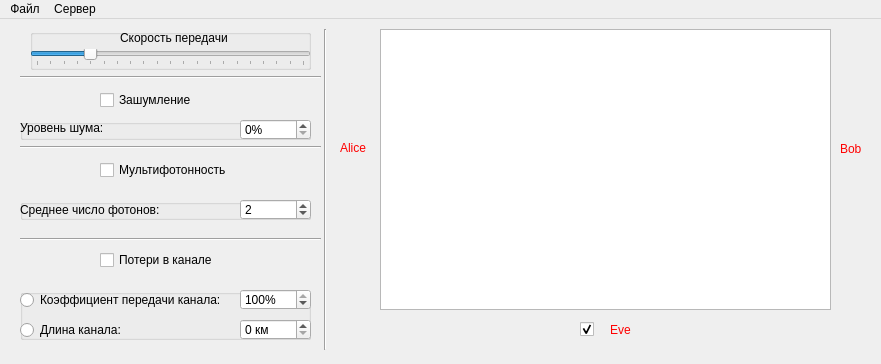
<?xml version="1.0" encoding="UTF-8"?>
<ui version="4.0">
 <class>Server</class>
 <widget class="QMainWindow" name="Server">
  <property name="geometry">
   <rect>
    <x>0</x>
    <y>0</y>
    <width>881</width>
    <height>364</height>
   </rect>
  </property>
  <property name="windowTitle">
   <string>Server</string>
  </property>
  <widget class="QWidget" name="centralWidget">
   <widget class="QLabel" name="bobLabel">
    <property name="geometry">
     <rect>
      <x>840</x>
      <y>120</y>
      <width>31</width>
      <height>20</height>
     </rect>
    </property>
    <property name="styleSheet">
     <string notr="true">color: rgb(255, 0, 0);</string>
    </property>
    <property name="text">
     <string>Bob</string>
    </property>
   </widget>
   <widget class="QLabel" name="eveLabel">
    <property name="geometry">
     <rect>
      <x>610</x>
      <y>301</y>
      <width>21</width>
      <height>20</height>
     </rect>
    </property>
    <property name="styleSheet">
     <string notr="true">color: rgb(255, 0, 0);</string>
    </property>
    <property name="text">
     <string>Eve</string>
    </property>
   </widget>
   <widget class="QGraphicsView" name="graphicsView">
    <property name="geometry">
     <rect>
      <x>380</x>
      <y>10</y>
      <width>451</width>
      <height>281</height>
     </rect>
    </property>
   </widget>
   <widget class="QCheckBox" name="eveSpy">
    <property name="geometry">
     <rect>
      <x>580</x>
      <y>300</y>
      <width>21</width>
      <height>21</height>
     </rect>
    </property>
    <property name="toolTip">
     <string>Прослушивать канал</string>
    </property>
    <property name="text">
     <string/>
    </property>
    <property name="checked">
     <bool>true</bool>
    </property>
   </widget>
   <widget class="QGroupBox" name="noiseGroup">
    <property name="geometry">
     <rect>
      <x>20</x>
      <y>100</y>
      <width>291</width>
      <height>21</height>
     </rect>
    </property>
    <property name="title">
     <string/>
    </property>
    <widget class="QSpinBox" name="noiseLevel">
     <property name="geometry">
      <rect>
       <x>220</x>
       <y>0</y>
       <width>71</width>
       <height>21</height>
      </rect>
     </property>
     <property name="suffix">
      <string>%</string>
     </property>
     <property name="prefix">
      <string/>
     </property>
     <property name="minimum">
      <number>0</number>
     </property>
     <property name="maximum">
      <number>100</number>
     </property>
     <property name="singleStep">
      <number>5</number>
     </property>
     <property name="value">
      <number>0</number>
     </property>
    </widget>
    <widget class="QLabel" name="label_3">
     <property name="geometry">
      <rect>
       <x>0</x>
       <y>0</y>
       <width>91</width>
       <height>17</height>
      </rect>
     </property>
     <property name="text">
      <string>Уровень шума:</string>
     </property>
    </widget>
   </widget>
   <widget class="QLabel" name="aliceLabel">
    <property name="geometry">
     <rect>
      <x>340</x>
      <y>120</y>
      <width>31</width>
      <height>17</height>
     </rect>
    </property>
    <property name="styleSheet">
     <string notr="true">color: rgb(255, 0, 0);</string>
    </property>
    <property name="text">
     <string>Alice</string>
    </property>
   </widget>
   <widget class="Line" name="line">
    <property name="geometry">
     <rect>
      <x>310</x>
      <y>10</y>
      <width>31</width>
      <height>321</height>
     </rect>
    </property>
    <property name="orientation">
     <enum>Qt::Vertical</enum>
    </property>
   </widget>
   <widget class="Line" name="line_2">
    <property name="geometry">
     <rect>
      <x>20</x>
      <y>50</y>
      <width>301</width>
      <height>16</height>
     </rect>
    </property>
    <property name="orientation">
     <enum>Qt::Horizontal</enum>
    </property>
   </widget>
   <widget class="QGroupBox" name="speedGroup">
    <property name="geometry">
     <rect>
      <x>30</x>
      <y>10</y>
      <width>281</width>
      <height>41</height>
     </rect>
    </property>
    <property name="title">
     <string/>
    </property>
    <widget class="QLabel" name="label">
     <property name="geometry">
      <rect>
       <x>90</x>
       <y>0</y>
       <width>121</width>
       <height>17</height>
      </rect>
     </property>
     <property name="text">
      <string>Скорость передачи</string>
     </property>
    </widget>
    <widget class="QSlider" name="speedSlider">
     <property name="geometry">
      <rect>
       <x>0</x>
       <y>20</y>
       <width>281</width>
       <height>17</height>
      </rect>
     </property>
     <property name="minimum">
      <number>0</number>
     </property>
     <property name="maximum">
      <number>1000</number>
     </property>
     <property name="singleStep">
      <number>50</number>
     </property>
     <property name="pageStep">
      <number>200</number>
     </property>
     <property name="value">
      <number>200</number>
     </property>
     <property name="sliderPosition">
      <number>200</number>
     </property>
     <property name="tracking">
      <bool>true</bool>
     </property>
     <property name="orientation">
      <enum>Qt::Horizontal</enum>
     </property>
     <property name="tickPosition">
      <enum>QSlider::TicksBelow</enum>
     </property>
     <property name="tickInterval">
      <number>50</number>
     </property>
    </widget>
   </widget>
   <widget class="QGroupBox" name="rejectGroup">
    <property name="geometry">
     <rect>
      <x>20</x>
      <y>270</y>
      <width>291</width>
      <height>51</height>
     </rect>
    </property>
    <property name="title">
     <string/>
    </property>
    <widget class="QSpinBox" name="photonProbability">
     <property name="geometry">
      <rect>
       <x>220</x>
       <y>0</y>
       <width>71</width>
       <height>21</height>
      </rect>
     </property>
     <property name="suffix">
      <string>%</string>
     </property>
     <property name="maximum">
      <number>100</number>
     </property>
     <property name="singleStep">
      <number>5</number>
     </property>
     <property name="value">
      <number>100</number>
     </property>
    </widget>
    <widget class="QSpinBox" name="channelLength">
     <property name="geometry">
      <rect>
       <x>220</x>
       <y>30</y>
       <width>71</width>
       <height>21</height>
      </rect>
     </property>
     <property name="suffix">
      <string> км</string>
     </property>
     <property name="prefix">
      <string/>
     </property>
     <property name="minimum">
      <number>0</number>
     </property>
     <property name="maximum">
      <number>300</number>
     </property>
     <property name="singleStep">
      <number>25</number>
     </property>
     <property name="value">
      <number>0</number>
     </property>
    </widget>
    <widget class="QRadioButton" name="photonProbabilityRadio">
     <property name="geometry">
      <rect>
       <x>0</x>
       <y>0</y>
       <width>221</width>
       <height>22</height>
      </rect>
     </property>
     <property name="text">
      <string>Коэффициент передачи канала:</string>
     </property>
    </widget>
    <widget class="QRadioButton" name="channelLengthRadio">
     <property name="geometry">
      <rect>
       <x>0</x>
       <y>30</y>
       <width>111</width>
       <height>22</height>
      </rect>
     </property>
     <property name="text">
      <string>Длина канала:</string>
     </property>
    </widget>
   </widget>
   <widget class="Line" name="line_3">
    <property name="geometry">
     <rect>
      <x>20</x>
      <y>210</y>
      <width>301</width>
      <height>21</height>
     </rect>
    </property>
    <property name="orientation">
     <enum>Qt::Horizontal</enum>
    </property>
   </widget>
   <widget class="QCheckBox" name="rejectCheck">
    <property name="geometry">
     <rect>
      <x>100</x>
      <y>230</y>
      <width>131</width>
      <height>22</height>
     </rect>
    </property>
    <property name="text">
     <string>Потери в канале</string>
    </property>
   </widget>
   <widget class="QGroupBox" name="multiGroup">
    <property name="geometry">
     <rect>
      <x>20</x>
      <y>180</y>
      <width>291</width>
      <height>21</height>
     </rect>
    </property>
    <property name="title">
     <string/>
    </property>
    <widget class="QSpinBox" name="photonCount">
     <property name="geometry">
      <rect>
       <x>220</x>
       <y>0</y>
       <width>71</width>
       <height>21</height>
      </rect>
     </property>
     <property name="minimum">
      <number>1</number>
     </property>
     <property name="maximum">
      <number>10</number>
     </property>
     <property name="value">
      <number>2</number>
     </property>
    </widget>
    <widget class="QLabel" name="label_2">
     <property name="geometry">
      <rect>
       <x>0</x>
       <y>0</y>
       <width>161</width>
       <height>21</height>
      </rect>
     </property>
     <property name="text">
      <string>Среднее число фотонов:</string>
     </property>
    </widget>
   </widget>
   <widget class="QCheckBox" name="multiCheck">
    <property name="geometry">
     <rect>
      <x>100</x>
      <y>140</y>
      <width>141</width>
      <height>22</height>
     </rect>
    </property>
    <property name="text">
     <string>Мультифотонность</string>
    </property>
   </widget>
   <widget class="Line" name="line_4">
    <property name="geometry">
     <rect>
      <x>20</x>
      <y>120</y>
      <width>301</width>
      <height>16</height>
     </rect>
    </property>
    <property name="orientation">
     <enum>Qt::Horizontal</enum>
    </property>
   </widget>
   <widget class="QCheckBox" name="noiseCheck">
    <property name="geometry">
     <rect>
      <x>100</x>
      <y>70</y>
      <width>111</width>
      <height>22</height>
     </rect>
    </property>
    <property name="text">
     <string>Зашумление</string>
    </property>
   </widget>
  </widget>
  <widget class="QMenuBar" name="menuBar">
   <property name="geometry">
    <rect>
     <x>0</x>
     <y>0</y>
     <width>881</width>
     <height>23</height>
    </rect>
   </property>
   <widget class="QMenu" name="menu">
    <property name="title">
     <string>Файл</string>
    </property>
    <addaction name="loadFromFIle"/>
    <addaction name="saveToFile"/>
    <addaction name="separator"/>
    <addaction name="exit"/>
   </widget>
   <widget class="QMenu" name="menu_2">
    <property name="title">
     <string>Сервер</string>
    </property>
    <addaction name="startStopAction"/>
   </widget>
   <addaction name="menu"/>
   <addaction name="menu_2"/>
  </widget>
  <action name="exit">
   <property name="text">
    <string>Выход</string>
   </property>
   <property name="shortcut">
    <string>Ctrl+Q</string>
   </property>
  </action>
  <action name="loadFromFIle">
   <property name="text">
    <string>Загрузить настройки из файла</string>
   </property>
   <property name="toolTip">
    <string>Загрузить настройки из файла</string>
   </property>
   <property name="shortcut">
    <string>Ctrl+L</string>
   </property>
  </action>
  <action name="saveToFile">
   <property name="text">
    <string>Сохранить настройки в файл</string>
   </property>
   <property name="shortcut">
    <string>Ctrl+S</string>
   </property>
  </action>
  <action name="startStopAction">
   <property name="text">
    <string>Перезапустить сервер</string>
   </property>
  </action>
 </widget>
 <layoutdefault spacing="6" margin="11"/>
 <resources/>
 <connections/>
</ui>
